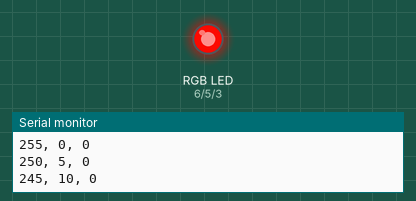
The sketch below on a simulated Arduino Uno, built with avr-gcc and run on an emulated ATmega328P. On the bench: an RGB LED mixed from three pins (HIGH = lit), the last lines printed to the serial monitor. Dim RGB values are drawn brighter than linear.

Above: at 0.05 s.
At 0.4 s:
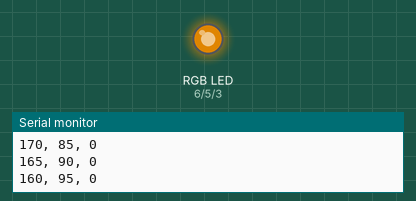
At 0.75 s:
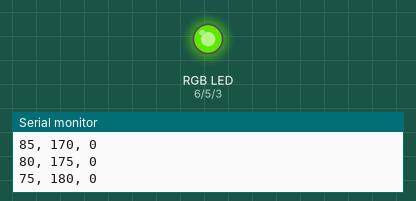
At 1.5 s:
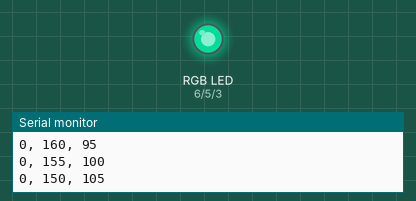
At 2.2 s:
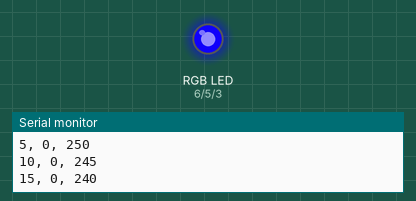
At 2.95 s:
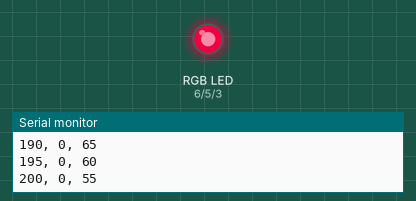
Timing chart, 0 to 7.3 s (numbered marks = the images above):
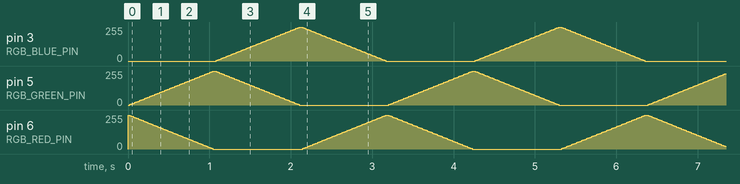

The sketch:

L6_Crossfading_RGB_LEDs.ino
```cpp
const int RGB_RED_PIN = 6;
const int RGB_GREEN_PIN  = 5;
const int RGB_BLUE_PIN  = 3;
const int DELAY_MS = 20; // delay in ms between changing colors
const int MAX_COLOR_VALUE = 255;

enum RGB {
  RED,
  GREEN,
  BLUE,
  NUM_COLORS
};

int _rgbLedValues[] = {255, 0, 0}; // Red, Green, Blue
enum RGB _curFadingUpColor = GREEN;
enum RGB _curFadingDownColor = RED;
const int FADE_STEP = 5;

void setup() {
  // Set the red, green, and blue RGB LED pins as output
  pinMode(RGB_RED_PIN, OUTPUT);
  pinMode(RGB_GREEN_PIN, OUTPUT);
  pinMode(RGB_BLUE_PIN, OUTPUT);

  // Verify expected colors using Serial Monitor
  Serial.begin(9600);
  Serial.println("Red, Green, Blue");

  // Set initial color
  setColor(_rgbLedValues[RED], _rgbLedValues[GREEN], _rgbLedValues[BLUE]);
  delay(DELAY_MS);
}

void loop() {
  // Increment and decrement RGB LED values for current fade up/down colors
  _rgbLedValues[_curFadingUpColor] += FADE_STEP;
  _rgbLedValues[_curFadingDownColor] -= FADE_STEP;

  // If fade up is maxed, rotate colors
  if(_rgbLedValues[_curFadingUpColor] > MAX_COLOR_VALUE) {
    _rgbLedValues[_curFadingUpColor] = MAX_COLOR_VALUE;
    _curFadingUpColor = (RGB)((int)_curFadingUpColor + 1);

    if(_curFadingUpColor >= NUM_COLORS) {
      _curFadingUpColor = RED;
    }
  }

  // If fade down is minimum, rotate colors
  if(_rgbLedValues[_curFadingDownColor] < 0) {
    _rgbLedValues[_curFadingDownColor] = 0;
    _curFadingDownColor = (RGB)((int)_curFadingDownColor + 1);

    if(_curFadingDownColor >= NUM_COLORS) {
      _curFadingDownColor = RED;
    }
  }

  // Set the color and then delay
  setColor(_rgbLedValues[RED], _rgbLedValues[GREEN], _rgbLedValues[BLUE]);
  delay(DELAY_MS);
}

/**
 * setColor takes in values between 0 - 255 for the amount of red, green, and blue, respectively
 * where 255 is the maximum amount of that color and 0 is none of that color. You can illuminate
 * all colors by intermixing different combinations of red, green, and blue
 *
 * This function is based on https://gist.github.com/jamesotron/766994
 */
 void setColor(int red, int green, int blue) {
  Serial.print(red);
  Serial.print(", ");
  Serial.print(green);
  Serial.print(", ");
  Serial.println(blue);

  analogWrite(RGB_RED_PIN, red);
  analogWrite(RGB_GREEN_PIN, green);
  analogWrite(RGB_BLUE_PIN, blue);
 }
```
